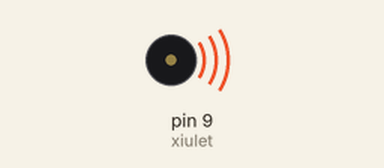
Bench run of a sketch on a simulated Arduino Uno, built with avr-gcc and run on an emulated ATmega328P. On the bench: buzzer (waves = sounding).

Above: at 0.2 s.
At 5.5 s:
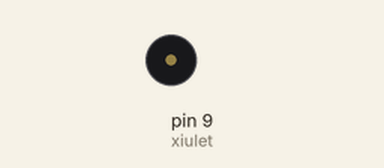
Timing chart, 0 to 6.9 s (numbered marks = the images above):
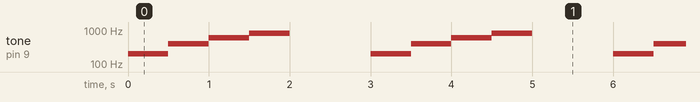

The sketch:

Exercici_003.ino
```cpp
/****************************************************************
**                                                             **
**                            TÍTOL:                           **
**                  Nom represenatiu del programa              **
**                                                             **
** NOM: Nom de l'Alumne                       DATA: xx/xx/20xx **
****************************************************************/
//************************** INCLUDE ****************************


//************************* VARIABLES ***************************
const byte xiulet = 9;

//*************************** SETUP *****************************

void setup()
{
  pinMode(xiulet, OUTPUT);
}

//*************************** LOOP ******************************
void loop()
{
  tone(xiulet, 200);
  delay(500);
  tone(xiulet, 400);
  delay(500);
  tone(xiulet, 600);
  delay(500);
  tone(xiulet, 800);
  delay(500);
  noTone(xiulet);
  delay(1000);
}
//************************* FUNCIONS ****************************
```

Measured:
- by itself, tone on pin 9 (xiulet): repeats every 3.0 s: 400 Hz 0.50 s, 600 Hz 0.50 s, 800 Hz 0.50 s, silent 1.0 s, 200 Hz 0.50 s
